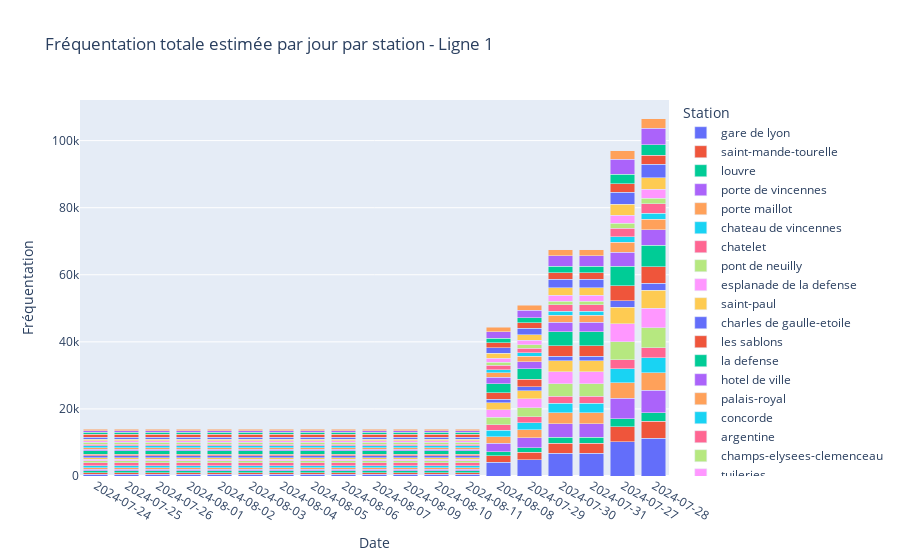
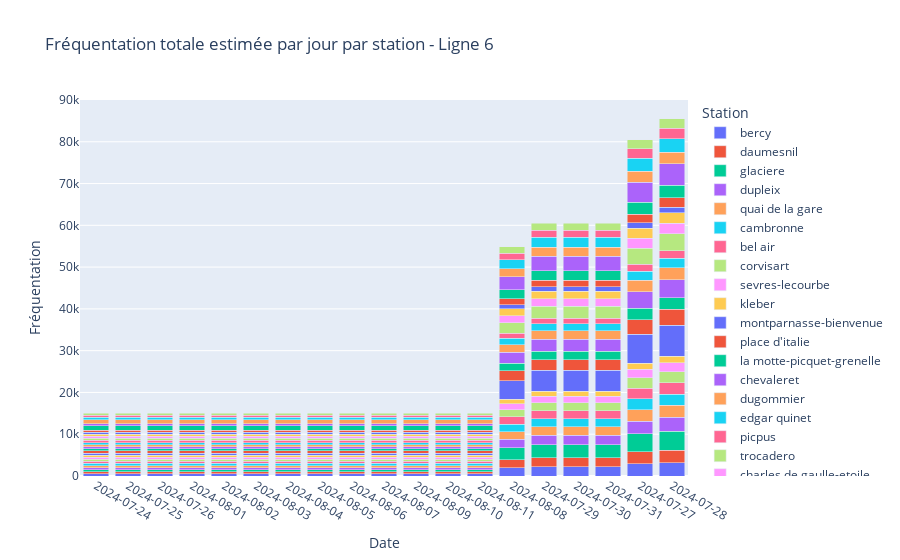
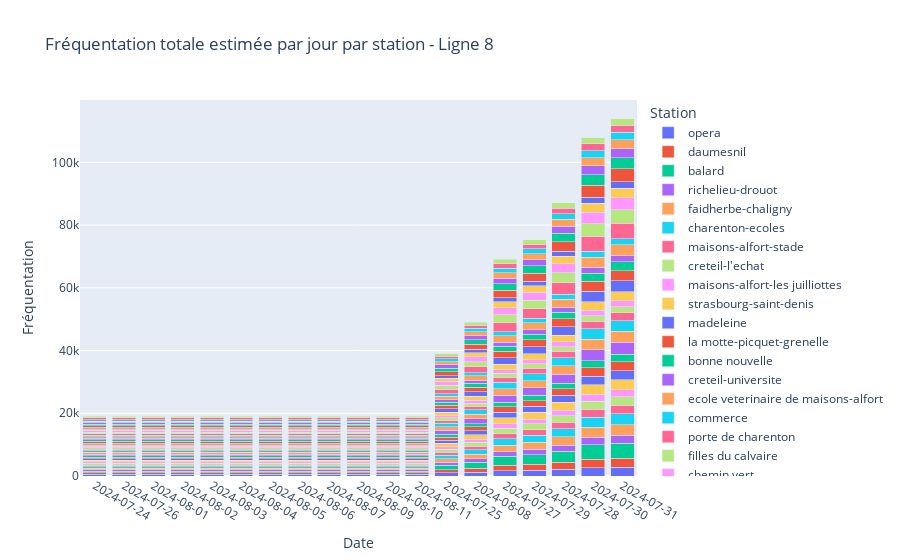

These figures' notebook cell, in order:
### Markdown cell above
## Prédictions de l'affluence sur les lignes 1, 6, 8, 9, 12 et 13 (lignes particulièrement empruntées pour aller aux lieux des compétitions)

### Code cell
numeros = [1, 6, 8, 9, 12, 13]

for k in numeros:
    k_str = str(k)
    stations = tableaux[f'ligne numéro[{k_str}]']['Station'].unique()
    resultats_par_station = {}

    for station_info in stations:
        resultats_total_station = []

        for date in dates:
            for heure in heures:
                try:
                    total_station, _ = info_trafic(date, heure, station_info, k_str)

                    if total_station is not None:
                        resultats_total_station.append((date, heure, total_station))

                except ValueError as e:
                    print(e)
                    print("Erreur dans le calcul des affluences.")

        df_resultats_station = pd.DataFrame(resultats_total_station, columns=['Date', 'Heure', 'Total Station'])
        df_resultats_station.set_index(['Date', 'Heure'], inplace=True)
        df_resultats_station.index = pd.to_datetime(df_resultats_station.index.get_level_values('Date'))

        daily_sum = df_resultats_station.groupby(df_resultats_station.index.date)['Total Station'].sum()
        resultats_par_station[station_info] = daily_sum

    data = pd.DataFrame()

    for station, daily_sum in resultats_par_station.items():
        data[station] = daily_sum

    fig = px.bar(data.reset_index(), x='index', y=data.columns, title=f'Fréquentation totale estimée par jour par station - Ligne {k_str}',
                 labels={'index': 'Date', 'value': 'Fréquentation', 'variable': 'Station'})

    fig.update_xaxes(type='category')  
    fig.update_xaxes(categoryorder='total ascending')  
    fig.update_layout(barmode='stack')  
    fig.show()
